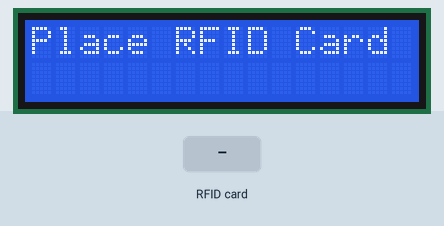
This sketch was run on a simulated Arduino Uno, built with avr-gcc and run on an emulated ATmega328P. On the bench: 16×2 character LCD. Inputs (shaded band) come from the test bench. What the sketch prints to the serial monitor is not drawn.

Above: at 1.3 s.
1.4 s: RFID card 5E 7A 19 C4 held to the reader
At 2.6 s:
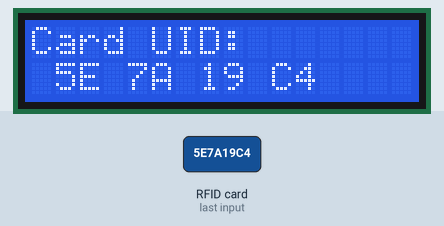
Timing chart, 0 to 4.4 s (numbered marks = the images above; inputs shaded):
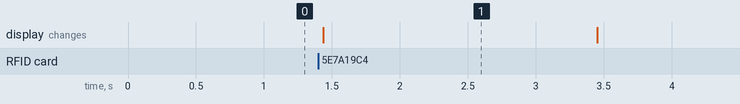

Measured:
- after the input at 1.4 s, the display: changes at once (image 1)
- what the display in image 1 shows lasts 2.1 s, from 1.4 s to 3.5 s

The sketch:

RFID_TAG_NO_FINDER.ino
```cpp
#include <Wire.h>
#include <LiquidCrystal_I2C.h>
#include <SPI.h>
#include <MFRC522.h>

// Define RFID pins
#define RST_PIN 9  // Reset pin
#define SS_PIN 10  // Slave select pin

// Create objects for LCD and RFID
LiquidCrystal_I2C lcd(0x27, 16, 2); // LCD I2C address might vary (0x27 or 0x3F)
MFRC522 rfid(SS_PIN, RST_PIN);

void setup() {
  // Initialize Serial Monitor
  Serial.begin(9600);
  Serial.println("Place your RFID card near the reader...");

  // Initialize LCD
  lcd.init();           // Initialize the LCD
  lcd.backlight();      // Turn on the LCD backlight
  lcd.setCursor(0, 0);
  lcd.print("Place RFID Card");

  // Initialize SPI and RFID
  SPI.begin();          // Initialize SPI bus
  rfid.PCD_Init();      // Initialize RFID reader
}

void loop() {
  // Check if a new card is present
  if (!rfid.PICC_IsNewCardPresent()) {
    return; // No new card detected
  }

  // Select the card
  if (!rfid.PICC_ReadCardSerial()) {
    return; // Unable to read the card
  }

  // Clear the LCD and display the card UID
  lcd.clear();
  lcd.setCursor(0, 0);
  lcd.print("Card UID:");

  Serial.print("Card UID: ");
  lcd.setCursor(0, 1);

  for (byte i = 0; i < rfid.uid.size; i++) {
    if (rfid.uid.uidByte[i] < 0x10) {
      Serial.print(" 0");
      lcd.print(" 0");
    } else {
      Serial.print(" ");
      lcd.print(" ");
    }
    Serial.print(rfid.uid.uidByte[i], HEX); // Print UID on Serial Monitor
    lcd.print(rfid.uid.uidByte[i], HEX);   // Print UID on LCD
  }
  Serial.println();

  // Halt the card
  rfid.PICC_HaltA();

  // Pause to let user read the LCD
  delay(2000);

  // Reset LCD to initial message
  lcd.clear();
  lcd.setCursor(0, 0);
  lcd.print("Place RFID Card");
}
```
